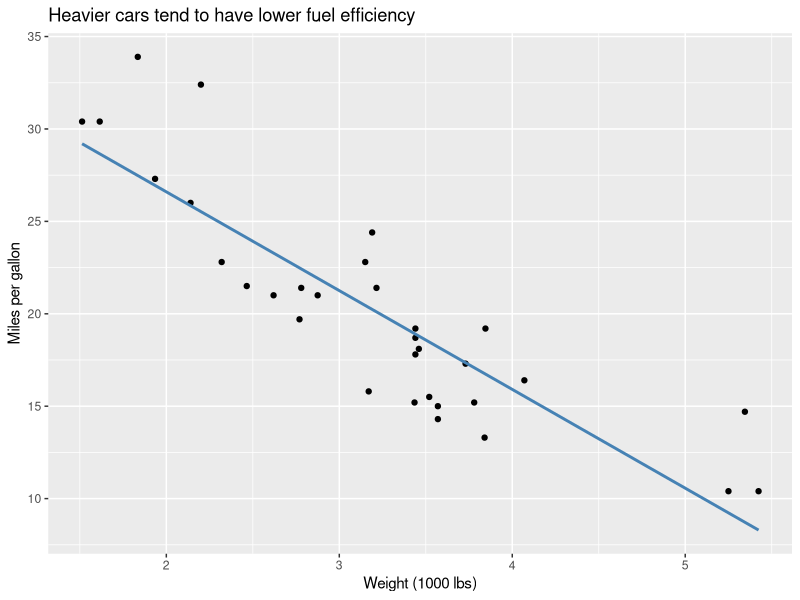
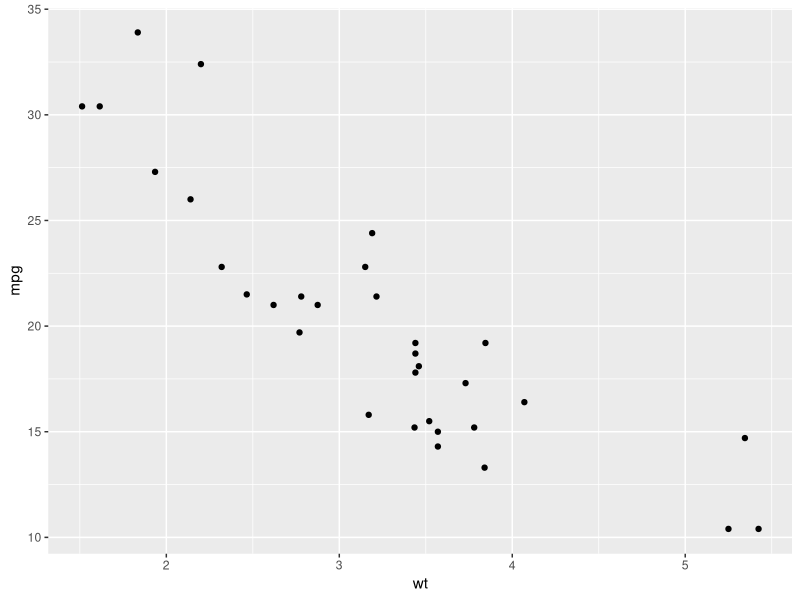

Write the R code that produced these figures, in order.
## ---- chunk 1
library(ggplot2)
ggplot(mtcars, aes(x = wt, y = mpg)) +
  geom_point() +
  geom_smooth(method = "lm", se = FALSE, color = "steelblue") +
  labs(
    title = "Heavier cars tend to have lower fuel efficiency",
    x = "Weight (1000 lbs)",
    y = "Miles per gallon"
  )
## ---- chunk 2
#| label: fig-scatter
#| fig-cap: "Scatter plot of weight vs mpg"
ggplot(mtcars, aes(x = wt, y = mpg)) +
  geom_point()
